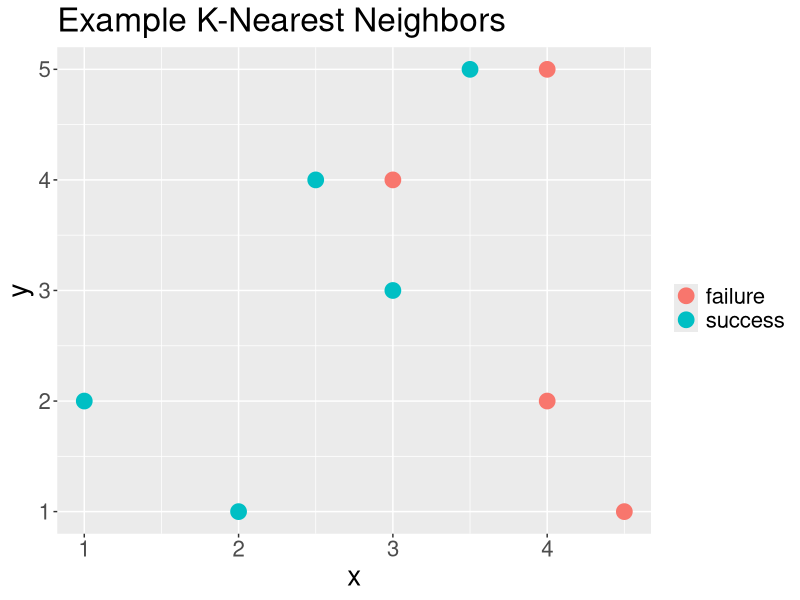
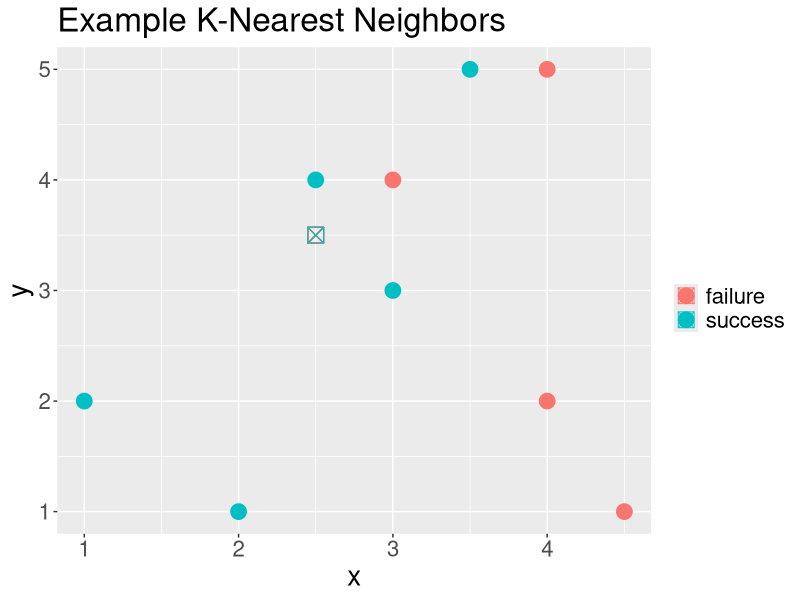
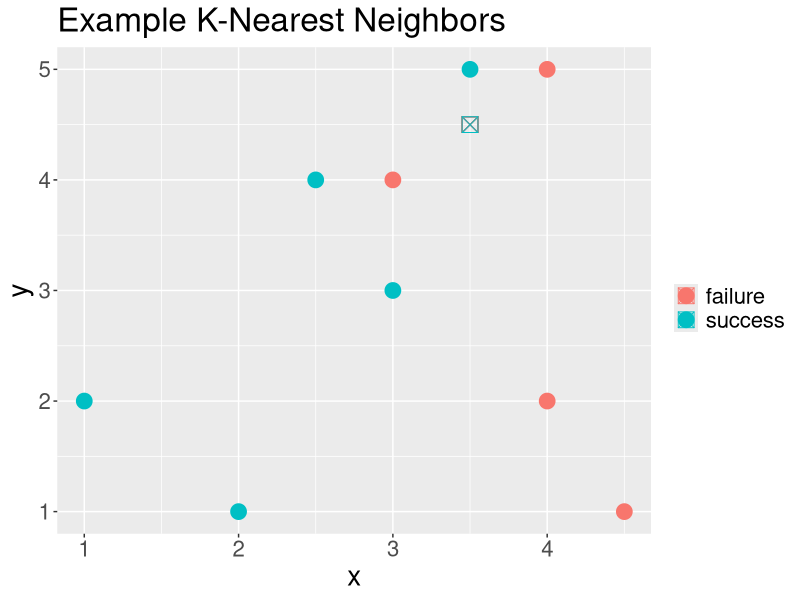
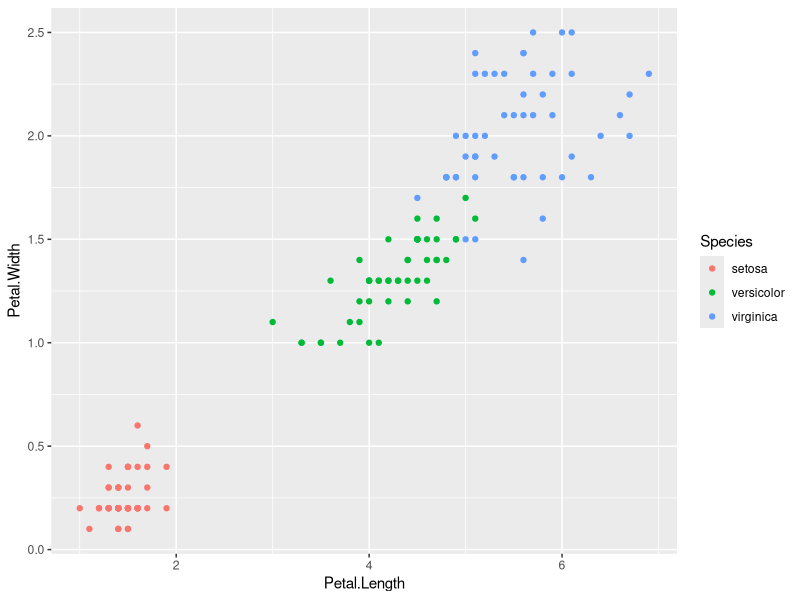
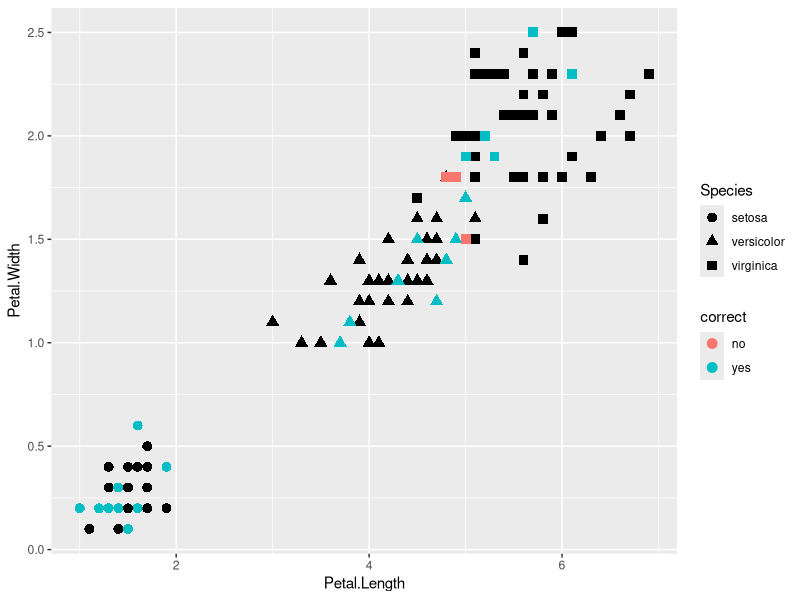
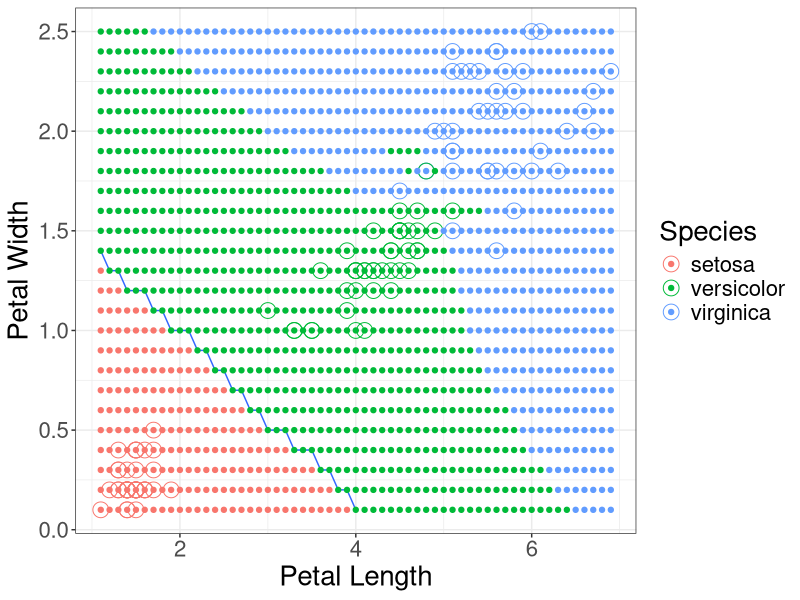
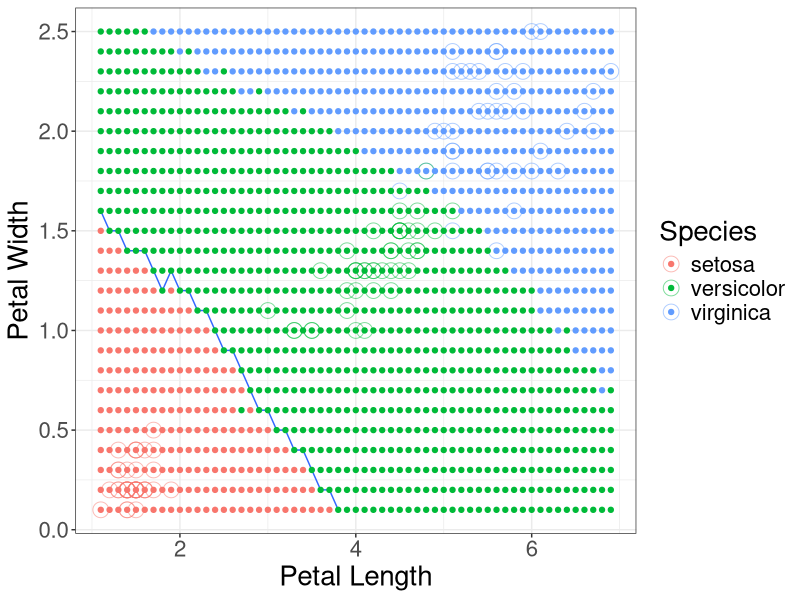
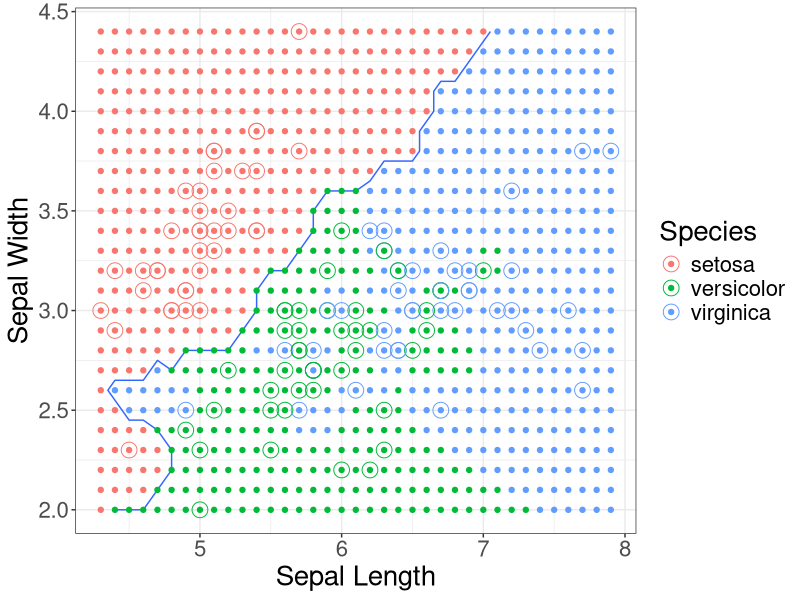

Here is the R script that generated these plots, in order:
## ---- chunk 1
knitr::opts_chunk$set(echo = TRUE)
library(tidyverse)
library(caret)
set.seed(1234)
## ---- chunk 2
df = data.frame(x = c(2,2.5,1,3,3,4,4.5,4,3.5),
           y = c(1,4,2,3,4,2,1,5,5), 
           c = c("success","success", "success", "success",
                 "failure", "failure", "failure", "failure",
                 "success"))
## ---- chunk 3
df%>%
  ggplot(aes(x = x, y = y, color = c))+
  geom_point(size = 5)+
  labs(color = "", title = "Example K-Nearest Neighbors")+
  theme(text = element_text(size = 20))
## ---- chunk 4
df%>%
  ggplot(aes(x = x, y = y, color = c))+
  geom_point(size = 5)+
  labs(color = "", title = "Example K-Nearest Neighbors")+
  geom_point(aes(x = 2.5, y = 3.5), shape = 7, size = 5)+
  theme(text = element_text(size = 20))
## ---- chunk 5
df%>%
  ggplot(aes(x = x, y = y, color = c))+
  geom_point(size = 5)+
  labs(color = "", title = "Example K-Nearest Neighbors")+
  geom_point(aes(x = 3.5, y = 4.5), shape = 7, size = 5)+
  theme(text = element_text(size = 20))
## ---- chunk 6
iris%>%
  ggplot(aes(x = Petal.Length,Petal.Width,color = Species))+
  geom_point()
## ---- chunk 7
iris_data = iris%>%
  mutate(id = row_number())

iris_train = iris_data%>%
  sample_frac(.8)

iris_test = iris_data%>%
  anti_join(iris_train, by = "id")
## ---- chunk 8
test_predictions = knn3Train(train = iris_train[, 3:4], test = iris_test[, 3:4],
          cl = iris_train$Species, k = 1)
## ---- chunk 9
table(iris_test$Species, test_predictions)
## ---- chunk 10
iris_predictions = cbind(iris_test,test_predictions)%>%
  mutate(correct = ifelse(Species == test_predictions,"yes","no"))

iris_train%>%
  ggplot(aes(x = Petal.Length, y = Petal.Width, shape = Species))+
  geom_point(size = 3)+
  geom_point(data = iris_predictions, aes(x = Petal.Length, y = Petal.Width, color = correct, shape = Species), size = 3)
## ---- chunk 11
test_predictions = knn3Train(train = iris_train[, 3:4], test = iris_test[, 3:4],
          cl = iris_train$Species, k = 2)

table(iris_test$Species,test_predictions)
## ---- chunk 12
test_predictions = knn3Train(train = iris_train[, 3:4], test = iris_test[, 3:4],
          cl = iris_train$Species, k = 3)

table(iris_test$Species,test_predictions)
## ---- chunk 13
knnModel <- train(Species ~ Petal.Length+Petal.Width, 
                  data = iris_train,
                  method = "knn", 
                  tuneGrid = expand.grid(k = 1),
                  trControl = trainControl(method = "repeatedcv", number = 10),
                  preProcess = c("center","scale"))

pl = seq(min(iris_train$Petal.Length), max(iris_train$Petal.Length), by=0.1)
pw = seq(min(iris_train$Petal.Width), max(iris_train$Petal.Width), by=0.1)

# generates the boundaries for your graph
lgrid <- expand.grid(Petal.Length=pl, 
                     Petal.Width=pw,
                     Sepal.Length = 5.4,
                     Sepal.Width=3.1)

knnPredGrids <- predict(knnModel, newdata=lgrid)
knnPredGrid = as.numeric(knnPredGrids)

probs <- matrix(knnPredGrid, length(pl), length(pw))

iris_train%>%
  ggplot() + 
   geom_point(aes(x=Petal.Length,y=Petal.Width, 
                  color = Species),size=5,shape=1)+
  stat_contour(data = lgrid, aes(x=Petal.Length, y=Petal.Width,
                                 z=knnPredGrid),bins=2) +
  geom_point(data = lgrid, aes(x=Petal.Length, y=Petal.Width,
                               color=knnPredGrids)) +
  theme_bw()+
  labs(x = "Petal Length", y = "Petal Width")+
  theme(text = element_text(size = 20))

## ---- chunk 14
knnModel <- train(Species ~ Petal.Length+Petal.Width, 
                  data = iris_train,
                  method = "knn", 
                  tuneGrid = expand.grid(k = 10),
                  trControl = trainControl(method = "cv", number = 10),
                  preProcess = c("center","scale"))

pl = seq(min(iris_train$Petal.Length), max(iris_train$Petal.Length), by=0.1)
pw = seq(min(iris_train$Petal.Width), max(iris_train$Petal.Width), by=0.1)

# generates the boundaries for your graph
lgrid <- expand.grid(Petal.Length=pl, 
                     Petal.Width=pw,
                     Sepal.Length = 5.4,
                     Sepal.Width=3.1)

knnPredGrids <- predict(knnModel, newdata=lgrid)
knnPredGrid = as.numeric(knnPredGrids)

probs <- matrix(knnPredGrid, length(pl), length(pw))

iris_train%>%
  ggplot() + 
   geom_point(aes(x=Petal.Length,y=Petal.Width, 
                  color = Species),size=5, 
              alpha=0.5, shape=1)+
  stat_contour(data = lgrid, aes(x=Petal.Length, y=Petal.Width,
                                 z=knnPredGrid),bins=2) +
  geom_point(data = lgrid, aes(x=Petal.Length, y=Petal.Width,
                               color=knnPredGrids)) +
  theme_bw()+
  labs(x = "Petal Length", y = "Petal Width")+
  theme(text = element_text(size = 20))

## ---- chunk 15
knnModel <- train(Species ~ Sepal.Length+Sepal.Width, 
                  data = iris_train,
                  method = "knn", 
                  tuneGrid = expand.grid(k = 1),
                  trControl = trainControl(method = "cv", number = 10),
                  preProcess = c("center","scale"))

pl = seq(min(iris_train$Sepal.Length), max(iris_train$Sepal.Length), by=0.1)
pw = seq(min(iris_train$Sepal.Width), max(iris_train$Sepal.Width), by=0.1)

# generates the boundaries for your graph
lgrid <- expand.grid(Sepal.Length=pl, 
                     Sepal.Width=pw)

knnPredGrids <- predict(knnModel, newdata=lgrid)
knnPredGrid = as.numeric(knnPredGrids)

probs <- matrix(knnPredGrid, length(pl), length(pw))

iris_train%>%
  ggplot() + 
   geom_point(aes(x=Sepal.Length,y=Sepal.Width, 
                  color = Species),size=5, shape=1)+
  stat_contour(data = lgrid, aes(x=Sepal.Length, y=Sepal.Width,
                                 z=knnPredGrid),bins=2) +
  geom_point(data = lgrid, aes(x=Sepal.Length, y=Sepal.Width,
                               color=knnPredGrids)) +
  theme_bw()+
  labs(x = "Sepal Length", y = "Sepal Width")+
  theme(text = element_text(size = 20))

## ---- chunk 16
knnModel <- train(Species ~ Sepal.Length+Sepal.Width, 
                  data = iris_train,
                  method = "knn", 
                  tuneGrid = expand.grid(k = 10),
                  trControl = trainControl(method = "cv", number = 10),
                  preProcess = c("center","scale"))

pl = seq(min(iris_train$Sepal.Length), max(iris_train$Sepal.Length), by=0.1)
pw = seq(min(iris_train$Sepal.Width), max(iris_train$Sepal.Width), by=0.1)

# generates the boundaries for your graph
lgrid <- expand.grid(Sepal.Length=pl, 
                     Sepal.Width=pw)

knnPredGrids <- predict(knnModel, newdata=lgrid)
knnPredGrid = as.numeric(knnPredGrids)

probs <- matrix(knnPredGrid, length(pl), length(pw))

iris_train%>%
  ggplot() + 
   geom_point(aes(x=Sepal.Length,y=Sepal.Width, 
                  color = Species),size=5, 
              alpha=0.5, shape=1)+
  stat_contour(data = lgrid, aes(x=Sepal.Length, y=Sepal.Width,
                                 z=knnPredGrid),bins=2) +
  geom_point(data = lgrid, aes(x=Sepal.Length, y=Sepal.Width,
                               color=knnPredGrids)) +
  theme_bw()+
  labs(x = "Sepal Length", y = "Sepal Width")+
  theme(text = element_text(size = 20))
## ---- chunk 17
model_knn = train(Species ~ Petal.Length+Petal.Width,
                  data = iris_train,
                  method = "knn", 
                  tuneGrid = expand.grid(k = 1:10),
                  trControl = trainControl(method = "cv", number = 10),
                  preProcess = c("center","scale"))
## ---- chunk 18
model_knn
## ---- chunk 19
model_knn$bestTune

## ---- chunk 20
predictions = predict(object = model_knn, newdata = iris_test)

confusionMatrix(predictions, iris_test$Species)
